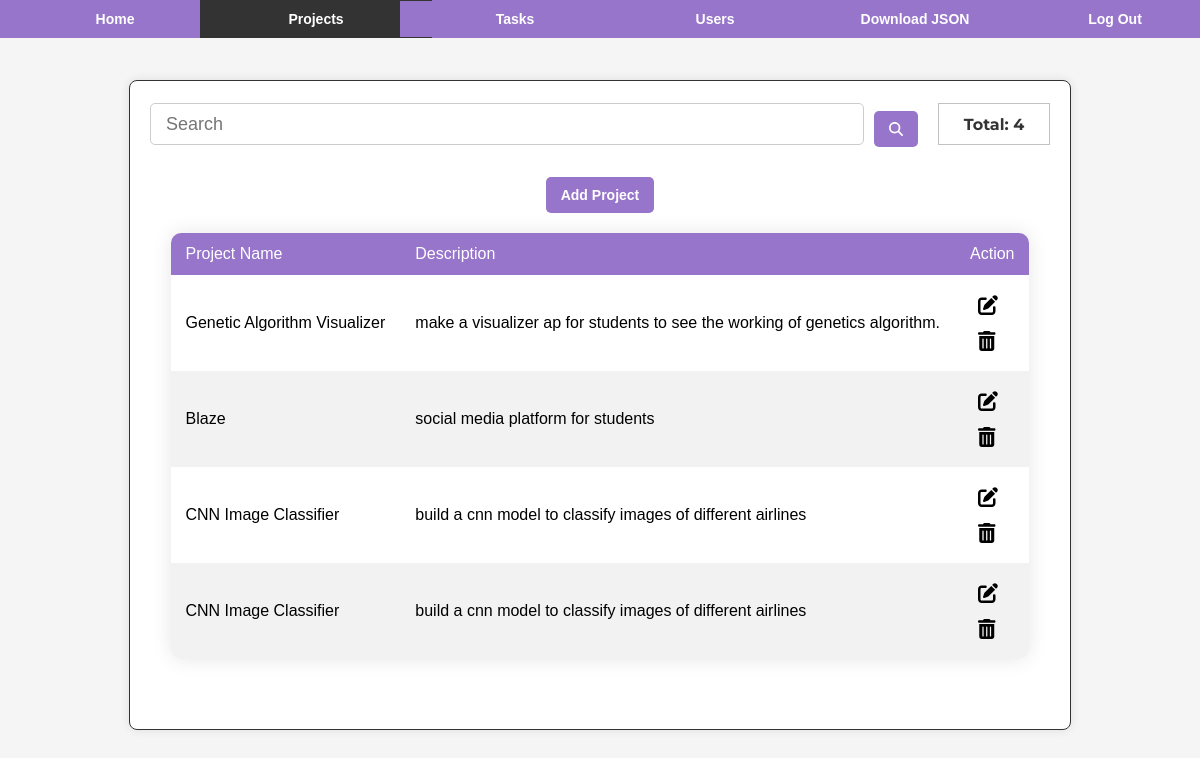
Page /todolist/projects/ (signed in) on the earlier database version.
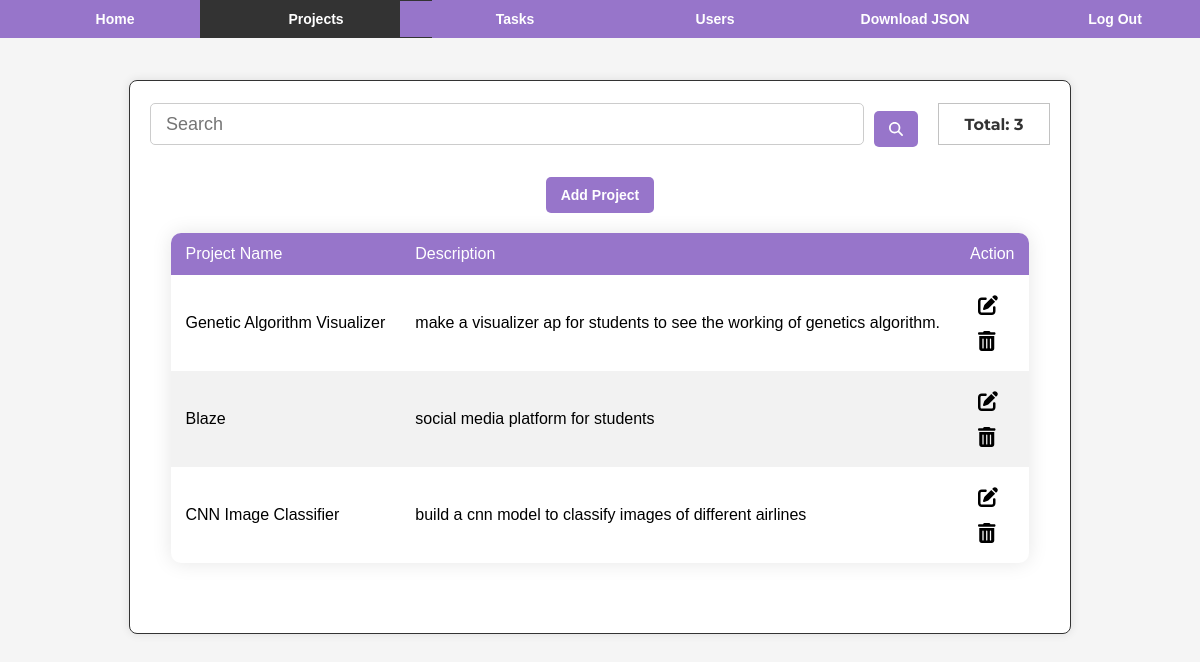
Same page on the later database version.
### tdapp/models.py (models this page shows, shortened)
class Project(models.Model):
    project_id = models.AutoField(primary_key=True)
    project_name = models.CharField(max_length=255)
    description = models.TextField()

### tdapp/project_views.py (the view)
# urls.py: path('projects/', project_list, name='project-list'),
@login_required
def project_list(request):
    if request.user.is_superuser:
        projects = Project.objects.all()
    else:
        projects = Project.objects.filter(task__assigned_to=request.user).distinct()
    return render(request, 'admin/project-list.html', {'projects': projects})

### templates/admin/project-list.html (shortened to what this page needs)
{% extends "base.html" %}
{% block extra_css %}
<link rel="stylesheet" href="https://cdnjs.cloudflare.com/ajax/libs/font-awesome/6.0.0/css/all.min.css">
{% endblock %}
{% block content %}
<div id="vanta-container"></div>
<div class="navbar">
    <li><a href="{% url 'home' %}" class="btn-primary">Home</a></li>
    <li class="active"><a href="{% url 'project-list' %}" class="btn-primary">Projects</a></li>
    <li><a href="{% url 'task-list' %}" class="btn-primary">Tasks</a></li>
    {% if user.is_superuser %}
    <li><a href="{% url 'user-list' %}" class="btn-primary">Users</a></li>
    <li><a href="{% url 'download-json' %}" class="btn-primary">Download JSON</a></li>
    {% endif %}
    <li><a href="{% url 'logout' %}" class="btn-primary">Log Out</a></li>
</div>
<div class="container">
{% if user.is_authenticated %}
    <div class="form-container">
        <form id="search-form" class="search_field">
            <input id="search-input" type="text" class="input-search" placeholder="Search" />
            <button id="search-button" type="submit" class="btn btn-primary">
                <i class="fas fa-search"></i>
            </button>
        </form>
        <div class="total-records-indicator">Total: {{ projects.count }}</div>
    </div>
    {% if user.is_superuser %}
        <div class="row">
            <a href="{% url 'add-project' %}" class="btn btn-primary">Add Project</a>
        </div>
        <div class="table-container">
            <table class="table">
                <thead>
                    <tr>
                        <th>Project Name</th>
                        <th>Description</th>
                        <th>Action</th>
                    </tr>
                </thead>
                <tbody>
                    {% for project in projects %}
                        <tr class="{{ forloop.counter0|divisibleby:2|yesno:'even,odd' }}">
                            <td>{{ project.project_name }}</td>
                            <td>{{ project.description }}</td>
                            <td class="border-0 align-middle">
                                <a href="{% url 'edit-project' project.project_id %}" data-mdb-tooltip-init title="Edit"><i class="fas fa-edit fa-lg text-success me-3"></i></a>
                                <a href="{% url 'delete-project' project.project_id %}" data-mdb-tooltip-init title="Delete"><i class="fas fa-trash-alt fa-lg text-warning"></i></a>
                            </td>
                        </tr>
                    {% endfor %}
                </tbody>
            </table>
        </div>
    {% endif %}
{% else %}
    <p>You are not logged in.</p>
    <a href="{% url 'login' %}">Log In</a> |
    <a href="{% url 'signup' %}">Sign Up</a>
{% endif %}
</div>
{% endblock %}

Differences in the rows shown:
removed Project: project_name "CNN Image Classifier", description "build a cnn model to classify images of different airlines"
Other differences:
{{ projects.count }}: "4" → "3"
